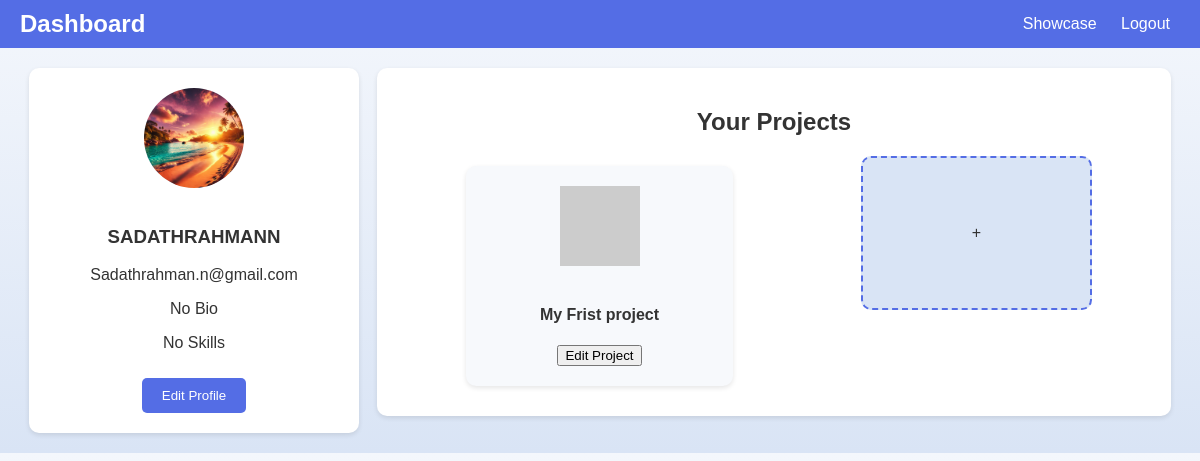
The app's page /dashboard/ (signed in) with its own data.
### profiles/models.py (models this page shows, shortened)
class User(AbstractUser):
    bio = models.TextField(blank=True, null=True, verbose_name="Biography")
    skills = models.TextField(
        blank=True,
        null=True,
        verbose_name="Skills (comma-separated)"
    )
    contact = models.EmailField(
        blank=True,
        null=True,
        verbose_name="Contact Email"
    )
    profile_photo = models.ImageField(
        upload_to='profile_photos/',
        blank=True,
        null=True,
        verbose_name="Profile Photo"
    )
    is_active = models.BooleanField(default=True, verbose_name="Is Active")
    class Meta:
        verbose_name = "User"
        verbose_name_plural = "Users"

class Project(models.Model):
    user = models.ForeignKey(
        User,
        on_delete=models.SET_NULL,
        related_name='projects',
        verbose_name="User",
        null=True
    )
    name = models.CharField(max_length=200, verbose_name="Project Name")
    description = models.TextField(verbose_name="Project Description")
    image_url = models.URLField(
        blank=True,
        null=True,
        verbose_name="Image URL"
    )
    link = models.URLField(
        blank=True,
        null=True,
        verbose_name="Project Link"
    )
    created_at = models.DateTimeField(auto_now_add=True, verbose_name="Created At")
    updated_at = models.DateTimeField(auto_now=True, verbose_name="Updated At")
    project_image = models.ImageField(
        upload_to='project_images/',
        blank=True,
        null=True,
        verbose_name="Project Image"
    )
    category = models.CharField(max_length=100, blank=True, null=True, verbose_name="Category")
    status = models.CharField(
        max_length=10,
        choices=[('active', 'Active'), ('completed', 'Completed'), ('archived', 'Archived')],
        default='active',
        verbose_name="Project Status"
    )
    slug = models.SlugField(unique=True, blank=True, null=True, verbose_name="Slug")
    class Meta:
        verbose_name = "Project"
        verbose_name_plural = "Projects"
        ordering = ['-created_at']

### profiles/views.py (the view, shortened to what this page needs)
# urls.py: path('dashboard/', views.dashboard, name='dashboard'),  # User dashboard
@login_required
def dashboard(request):
    projects = Project.objects.filter(user=request.user)
    return render(request, "dashboard.html", {"user": request.user, "projects": projects})

### profiles/templates/dashboard.html (shortened to what this page needs)
<!DOCTYPE html>
<html lang="en">
<head>
</head>
<body>
    <div class="navbar">
        <div class="logo">Dashboard</div>
        <div class="links">
            <a href="{% url 'showcase' %}">Showcase</a>
            <a href="{% url 'logout' %}">Logout</a>
        </div>
    </div>
    <div class="dashboard-container">
        <div class="profile-section">
            <label for="profilePhoto">
                <img src="{{ user.profile_photo|default:'https://via.placeholder.com/100' }}" alt="User" id="userPhoto">
            </label>
            <h3 id="usernameDisplay">{{ user.username }}</h3>
            <p id="emailDisplay">{{ user.email }}</p>
            <p id="bioDisplay">{{ user.bio|default:"No Bio" }}</p>
            <p id="skillsDisplay">{{ user.skills|default:"No Skills" }}</p>
            <button onclick="enableEditMode()">Edit Profile</button>
        </div>
        <div class="main-dashboard">
            <h2>Your Projects</h2>
            <div class="card-container" id="projectsContainer">
                {% for project in projects %}
                <div class="card" id="project-{{ project.id }}">
                    <img src="{{ project.image_url|default:'https://via.placeholder.com/80' }}" alt="Project">
                    <h4>{{ project.name }}</h4>
                    <button onclick="editProject('{{ project.id }}')">Edit Project</button>
                </div>
                {% empty %}
                <p>No projects to display.</p>
                {% endfor %}
                <div class="add-project-card" onclick="showUploadModal()">
                    <span>+</span>
                </div>
            </div>
        </div>
    </div>
</body>
</html>

### profiles/templates/dashboard.html (style rules this page uses)
body { margin: 0; font-family: Arial, sans-serif; background: linear-gradient(to bottom, #f4f7fc, #d9e4f5); color: #333; }
.navbar { display: flex; justify-content: space-between; align-items: center; background: #546de5; color: white; padding: 10px 20px; }
.navbar .logo { font-size: 1.5rem; font-weight: bold; }
.navbar .links a { color: white; text-decoration: none; margin: 0 10px; }
.dashboard-container { display: flex; justify-content: space-around; align-items: flex-start; padding: 20px; }
.profile-section { width: 25%; text-align: center; background: white; border-radius: 10px; padding: 20px; box-shadow: 0 2px 5px rgba(0, 0, 0, 0.1); }
.profile-section img { width: 100px; height: 100px; border-radius: 50%; margin-bottom: 15px; object-fit: cover; background: linear-gradient(to bottom, #e3e8f1, #d2dbe5); cursor: pointer; }
.profile-section button { padding: 10px 20px; margin-top: 10px; background: #546de5; color: white; border: none; border-radius: 5px; cursor: pointer; }
.main-dashboard { width: 65%; background: white; border-radius: 10px; padding: 20px; box-shadow: 0 2px 5px rgba(0, 0, 0, 0.1); }
.main-dashboard h2 { text-align: center; }
.card-container { display: flex; justify-content: space-around; flex-wrap: wrap; }
.card { width: 30%; background: #f7f9fc; border-radius: 10px; padding: 20px; box-shadow: 0 2px 5px rgba(0, 0, 0, 0.1); margin: 10px; text-align: center; }
.card img { width: 80px; margin-bottom: 15px; }
.add-project-card { width: 30%; height: 150px; display: flex; justify-content: center; align-items: center; background: #d9e4f5; border: 2px dashed #546de5; border-radius: 10px; cursor: pointer; }

### records on screen
User: profile_photo (picture), username "SADATHRAHMANN", email "Sadathrahman.n@gmail.com", bio "No Bio", skills "No Skills"
Project: name "My Frist project"
